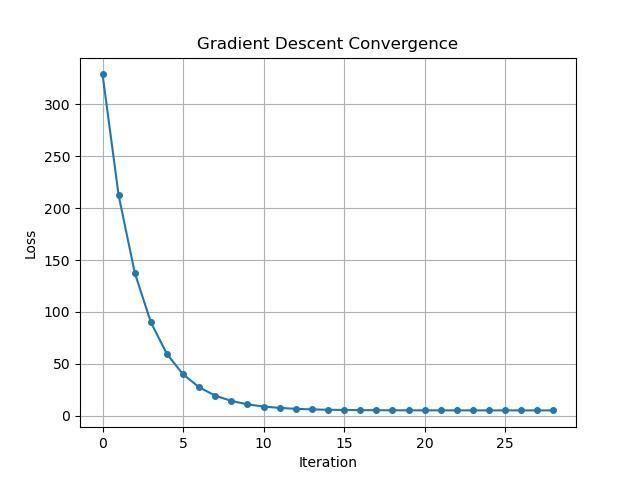
#> input picture output/lenna.jpg, 640 x 480 px, given in place of lenna.png, which was not available
$ python '2. PIL 读取图片.py'
#> lines starting #> are read from the running program, lines starting #| are printed output that depends on the picture; pictures that were not available may be replaced by others from this repository, and a replacement may not be noted
# -*- coding: utf-8 -*-

"""
@Author : yoyo
@Date   : 2026/1/20 11:15
"""

# 第三方库：pip install pillow

import PIL.Image as Image

img_path = r'/Users/yoyo/AI36/data_pro/lenna.png'
''' 1. open 打开图片，获取属性'''
img = Image.open(img_path)
#> img is the input picture: PIL image 640x480 RGB; mean R, G, B 248.2, 248.8, 249
print(img.size)
#| (640, 480)
print(img.width)
#| 640
print(img.height)
#| 480
# img.show()


''' 2. resize 裁剪图片 '''
img1 = img.resize((100, 100))
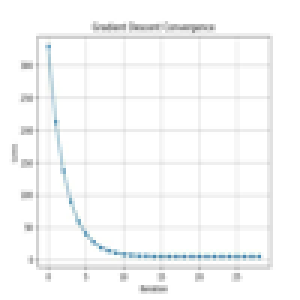
#> img1: PIL image 100x100 RGB (shown 3 times larger); mean R, G, B 247.9, 248.6, 248.8
img2 = img.resize((1000, 1000))
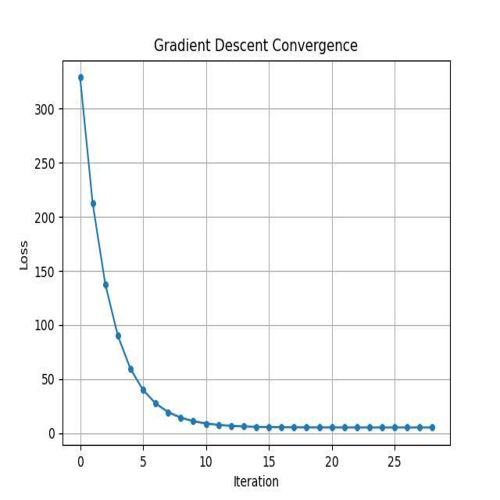
#> img2: PIL image 1000x1000 RGB (shown at 1/2 size); mean R, G, B 248.1, 248.7, 248.9
img3 = img.resize((512, 512), box=(100, 100, 300, 300))
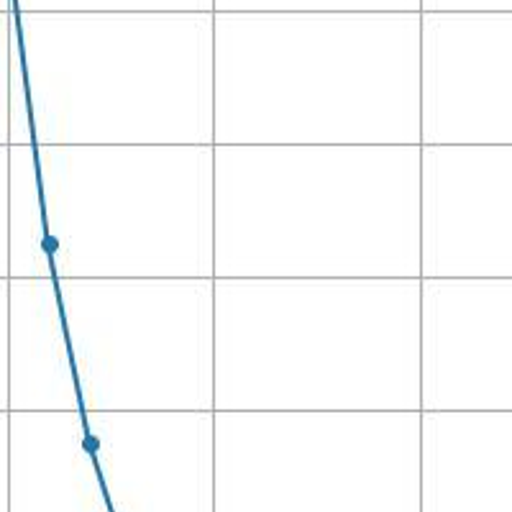
#> img3: PIL image 512x512 RGB; mean R, G, B 248.7, 249.8, 250.1


''' 3. save 保存图片'''
img3.save('100*300.png')


''' 4. convert 改图片的模式：L灰度图，RGB彩图 '''
img4 = Image.open('lenna.png')
''' 修改 lenna.png 图片的扩展名为 jpg，不能直接修改的 '''
img4.convert('RGB').save('lenna.jpg')
img4.convert('L').save('lenna1.png')
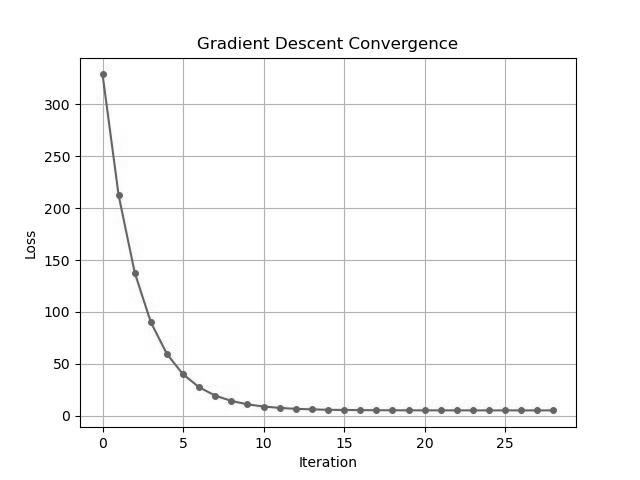
#> saved as lenna1.png: PIL image 640x480 L; min 0, max 255, mean 248.7


''' 5. rotate 旋转图片 '''
img5 = img.convert('L')
img6 = img4.rotate(90)
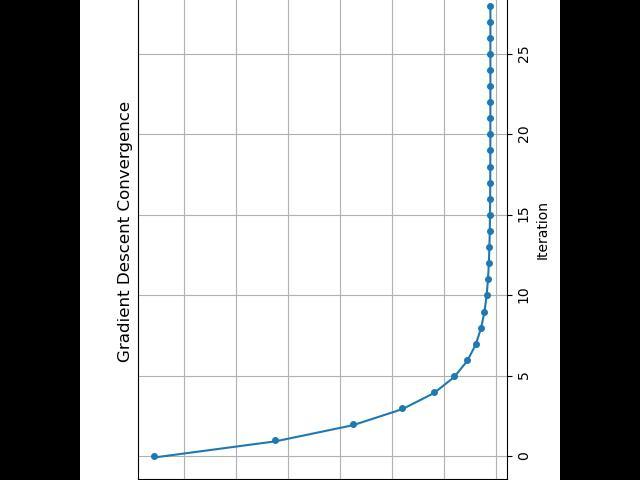
#> img6: PIL image 640x480 RGB; mean R, G, B 185.4, 186.1, 186.3
img7 = img4.rotate(180)
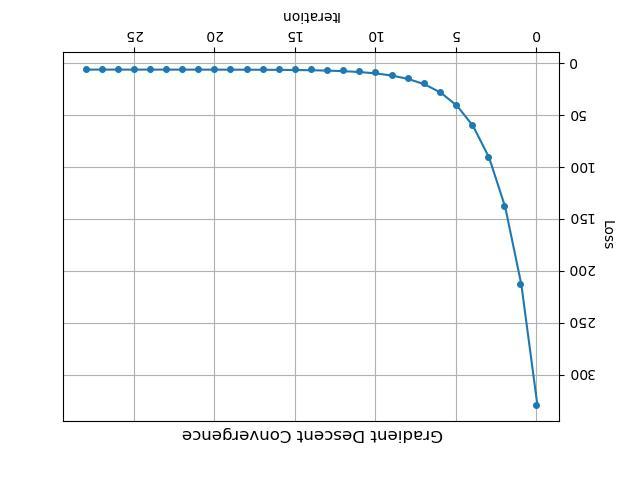
#> img7: PIL image 640x480 RGB; mean R, G, B 248.2, 248.8, 249
img8 = img4.rotate(270)
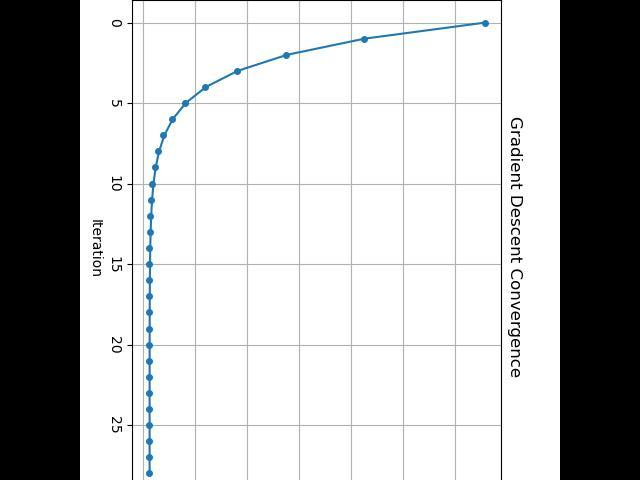
#> img8: PIL image 640x480 RGB; mean R, G, B 185.4, 186.1, 186.3


# 做一个动态图
# 序列 = [图片1，图片2，图片3，。。。。]
''' save(保存路径，quality=5, save_all=True, append_images=序列, loop=0, duration=毫秒) '''

lst = [img4, img6, img8, img8]
lst[0].save('动图.gif', save_all=True, append_images=[lst[1], lst[2], lst[3]], loop=0, duration=1000)
